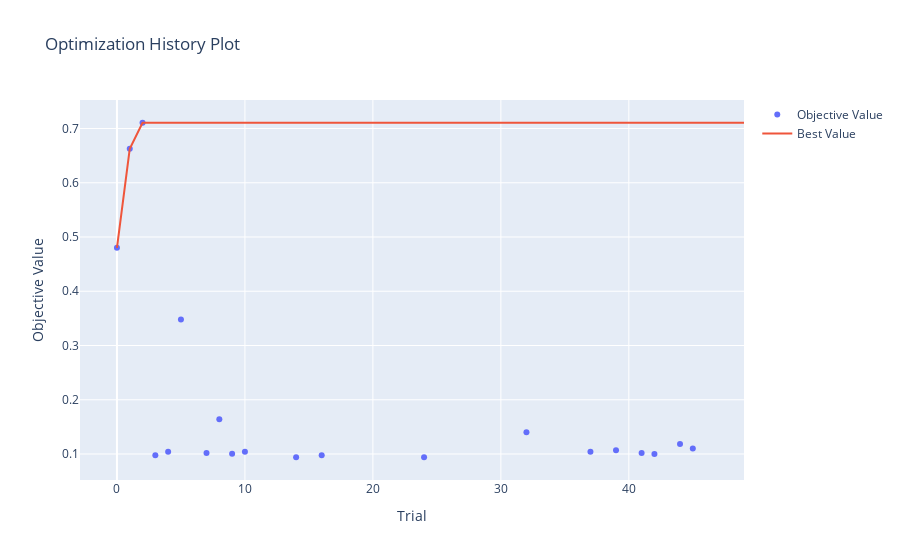

Here is the notebook cell this chart was saved with:
### Code cell
optuna.visualization.plot_optimization_history(study)

### Figure 1 — Plotly figure (JSON) as saved in the notebook; plotly's stock layout.template omitted (floating-point values rounded to 4 significant figures)
{"data": [{"mode": "markers", "name": "Objective Value", "type": "scatter", "x": [0, 1, 2, 3, 4, 5, 7, 8, 9, 10, 14, 16, 24, 32, 37, 39, 41, 42, 44, 45], "y": [0.4801, 0.6626, 0.7106, 0.09784, 0.1043, 0.3479, 0.1021, 0.1642, 0.1005, 0.1043, 0.09402, 0.09784, 0.09402, 0.1401, 0.1043, 0.1071, 0.1021, 0.0999, 0.1185, 0.1101]}, {"mode": "lines", "name": "Best Value", "type": "scatter", "x": [0, 1, 2, 3, 4, 5, 6, 7, 8, 9, 10, 11, 12, 13, 14, 15, 16, 17, 18, 19, 20, 21, 22, 23, 24, 25, 26, 27, 28, 29, 30, 31, 32, 33, 34, 35, 36, 37, 38, 39, 40, 41, 42, 43, 44, 45, 46, 47, 48, 49], "y": [0.4801, 0.6626, 0.7106, 0.7106, 0.7106, 0.7106, 0.7106, 0.7106, 0.7106, 0.7106, 0.7106, 0.7106, 0.7106, 0.7106, 0.7106, 0.7106, 0.7106, 0.7106, 0.7106, 0.7106, 0.7106, 0.7106, 0.7106, 0.7106, 0.7106, 0.7106, 0.7106, 0.7106, 0.7106, 0.7106, 0.7106, 0.7106, 0.7106, 0.7106, 0.7106, 0.7106, 0.7106, 0.7106, 0.7106, 0.7106, 0.7106, 0.7106, 0.7106, 0.7106, 0.7106, 0.7106, 0.7106, 0.7106, 0.7106, 0.7106]}, {"marker": {"color": "#cccccc"}, "mode": "markers", "name": "Infeasible Trial", "showlegend": false, "type": "scatter", "x": [], "y": []}], "layout": {"title": {"text": "Optimization History Plot"}, "xaxis": {"title": {"text": "Trial"}}, "yaxis": {"title": {"text": "Objective Value"}}}}
